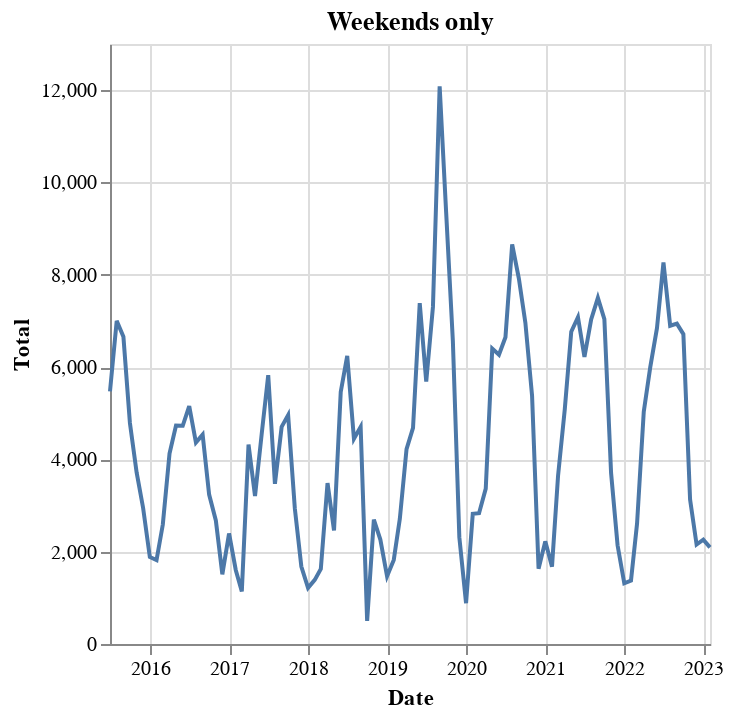

Notebook cell for this chart:
### Code cell
linechart(by_month(broadway.filter(pl.col("Date").dt.weekday().is_in([6, 7]))), "Weekends only")

### Figure 1 — Vega-Lite specification as saved in the notebook (floating-point values rounded to 4 significant figures)
{"config": {"view": {"continuousWidth": 300, "continuousHeight": 300}}, "data": {"name": "data-0f8f4a295b1d379a036ac422ecd01d25"}, "mark": {"type": "line"}, "encoding": {"x": {"field": "Date", "type": "temporal"}, "y": {"field": "Total", "type": "quantitative"}}, "title": "Weekends only", "$schema": "https://vega.github.io/schema/vega-lite/v5.6.1.json", "datasets": {"data-0f8f4a295b1d379a036ac422ecd01d25": [{"Date": "2015-07-01T00:00:00", "Total": 5473}, {"Date": "2015-08-01T00:00:00", "Total": 7002}, {"Date": "2015-09-01T00:00:00", "Total": 6656}, {"Date": "2015-10-01T00:00:00", "Total": 4789}, {"Date": "2015-11-01T00:00:00", "Total": 3717}, {"Date": "2015-12-01T00:00:00", "Total": 2947}, {"Date": "2016-01-01T00:00:00", "Total": 1885}, {"Date": "2016-02-01T00:00:00", "Total": 1817}, {"Date": "2016-03-01T00:00:00", "Total": 2588}, {"Date": "2016-04-01T00:00:00", "Total": 4126}, {"Date": "2016-05-01T00:00:00", "Total": 4732}, {"Date": "2016-06-01T00:00:00", "Total": 4728}, {"Date": "2016-07-01T00:00:00", "Total": 5154}, {"Date": "2016-08-01T00:00:00", "Total": 4365}, {"Date": "2016-09-01T00:00:00", "Total": 4537}, {"Date": "2016-10-01T00:00:00", "Total": 3237}, {"Date": "2016-11-01T00:00:00", "Total": 2677}, {"Date": "2016-12-01T00:00:00", "Total": 1509}, {"Date": "2017-01-01T00:00:00", "Total": 2395}, {"Date": "2017-02-01T00:00:00", "Total": 1604}, {"Date": "2017-03-01T00:00:00", "Total": 1139}, {"Date": "2017-04-01T00:00:00", "Total": 4321}, {"Date": "2017-05-01T00:00:00", "Total": 3205}, {"Date": "2017-06-01T00:00:00", "Total": 4558}, {"Date": "2017-07-01T00:00:00", "Total": 5825}, {"Date": "2017-08-01T00:00:00", "Total": 3470}, {"Date": "2017-09-01T00:00:00", "Total": 4704}, {"Date": "2017-10-01T00:00:00", "Total": 4959}, {"Date": "2017-11-01T00:00:00", "Total": 2932}, {"Date": "2017-12-01T00:00:00", "Total": 1678}, {"Date": "2018-01-01T00:00:00", "Total": 1217}, {"Date": "2018-02-01T00:00:00", "Total": 1389}, {"Date": "2018-03-01T00:00:00", "Total": 1627}, {"Date": "2018-04-01T00:00:00", "Total": 3487}, {"Date": "2018-05-01T00:00:00", "Total": 2461}, {"Date": "2018-06-01T00:00:00", "Total": 5460}, {"Date": "2018-07-01T00:00:00", "Total": 6243}, {"Date": "2018-08-01T00:00:00", "Total": 4446}, {"Date": "2018-09-01T00:00:00", "Total": 4705}, {"Date": "2018-10-01T00:00:00", "Total": 502}, {"Date": "2018-11-01T00:00:00", "Total": 2696}, {"Date": "2018-12-01T00:00:00", "Total": 2262}, {"Date": "2019-01-01T00:00:00", "Total": 1467}, {"Date": "2019-02-01T00:00:00", "Total": 1822}, {"Date": "2019-03-01T00:00:00", "Total": 2712}, {"Date": "2019-04-01T00:00:00", "Total": 4222}, {"Date": "2019-05-01T00:00:00", "Total": 4684}, {"Date": "2019-06-01T00:00:00", "Total": 7386}, {"Date": "2019-07-01T00:00:00", "Total": 5685}, {"Date": "2019-08-01T00:00:00", "Total": 7304}, {"Date": "2019-09-01T00:00:00", "Total": 12084}, {"Date": "2019-10-01T00:00:00", "Total": 9350}, {"Date": "2019-11-01T00:00:00", "Total": 6566}, {"Date": "2019-12-01T00:00:00", "Total": 2310}, {"Date": "2020-01-01T00:00:00", "Total": 884}, {"Date": "2020-02-01T00:00:00", "Total": 2822}, {"Date": "2020-03-01T00:00:00", "Total": 2835}, {"Date": "2020-04-01T00:00:00", "Total": 3366}, {"Date": "2020-05-01T00:00:00", "Total": 6401}, {"Date": "2020-06-01T00:00:00", "Total": 6268}, {"Date": "2020-07-01T00:00:00", "Total": 6646}, {"Date": "2020-08-01T00:00:00", "Total": 8657}, {"Date": "2020-09-01T00:00:00", "Total": 7919}, {"Date": "2020-10-01T00:00:00", "Total": 6962}, {"Date": "2020-11-01T00:00:00", "Total": 5375}, {"Date": "2020-12-01T00:00:00", "Total": 1630}, {"Date": "2021-01-01T00:00:00", "Total": 2224}, {"Date": "2021-02-01T00:00:00", "Total": 1674}, {"Date": "2021-03-01T00:00:00", "Total": 3644}, {"Date": "2021-04-01T00:00:00", "Total": 5082}, {"Date": "2021-05-01T00:00:00", "Total": 6767}, {"Date": "2021-06-01T00:00:00", "Total": 7081}, {"Date": "2021-07-01T00:00:00", "Total": 6218}, {"Date": "2021-08-01T00:00:00", "Total": 7033}, {"Date": "2021-09-01T00:00:00", "Total": 7501}, {"Date": "2021-10-01T00:00:00", "Total": 7040}, {"Date": "2021-11-01T00:00:00", "Total": 3705}, {"Date": "2021-12-01T00:00:00", "Total": 2140}, {"Date": "2022-01-01T00:00:00", "Total": 1316}, {"Date": "2022-02-01T00:00:00", "Total": 1375}, {"Date": "2022-03-01T00:00:00", "Total": 2609}, {"Date": "2022-04-01T00:00:00", "Total": 5035}, {"Date": "2022-05-01T00:00:00", "Total": 5999}, {"Date": "2022-06-01T00:00:00", "Total": 6843}, {"Date": "2022-07-01T00:00:00", "Total": 8266}, {"Date": "2022-08-01T00:00:00", "Total": 6895}, {"Date": "2022-09-01T00:00:00", "Total": 6940}, {"Date": "2022-10-01T00:00:00", "Total": 6712}, {"Date": "2022-11-01T00:00:00", "Total": 3129}, {"Date": "2022-12-01T00:00:00", "Total": 2155}, {"Date": "2023-01-01T00:00:00", "Total": 2261}, {"Date": "2023-02-01T00:00:00", "Total": 2094}]}}
